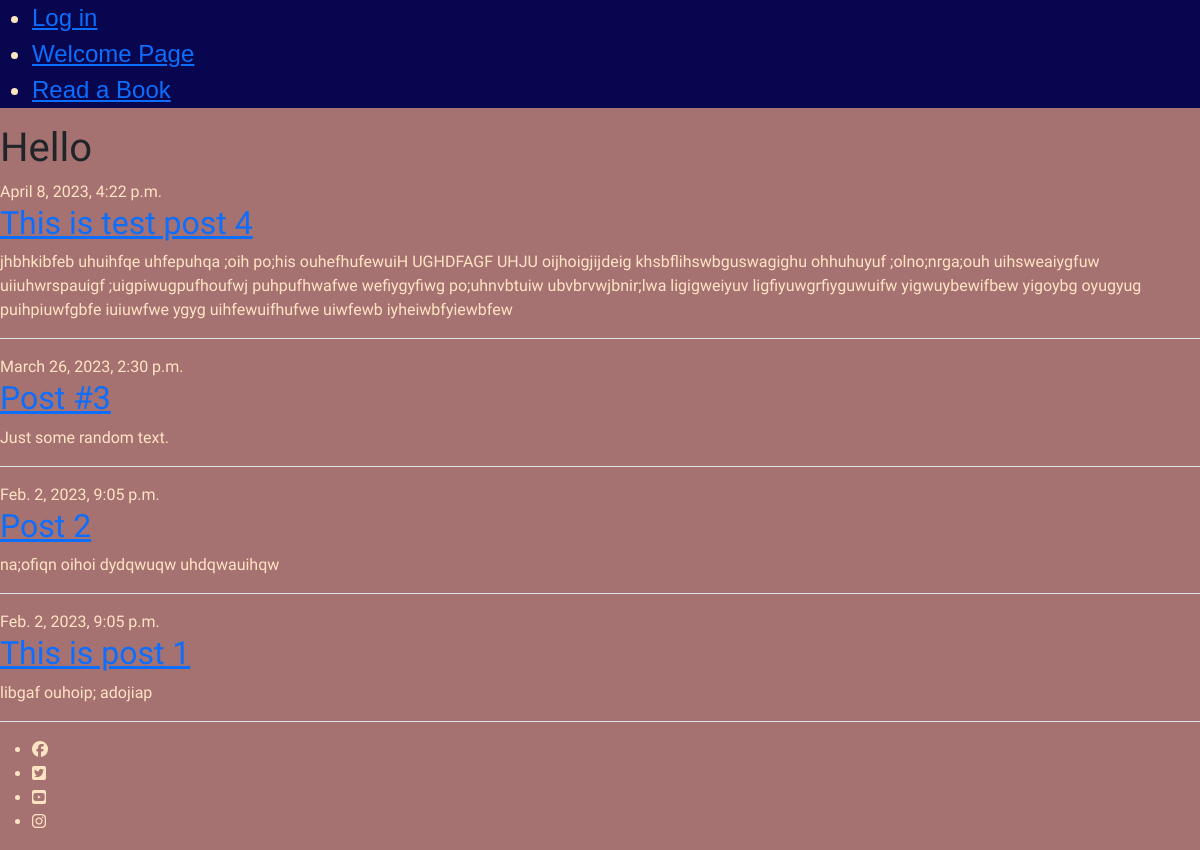
Screenshot of /blog/ with the database file from the repository.
### blog/models.py (models this page shows, shortened)
class Post(models.Model):
    author = models.ForeignKey(User, on_delete=models.DO_NOTHING)
    title = models.CharField(max_length=200)
    text = models.TextField()
    created_on = models.DateTimeField(default=timezone.now)
    created_date = models.DateTimeField(default=timezone.now)
    published_date = models.DateTimeField(blank=True, null=True)
    cover = CloudinaryField('image', null=True)
    likes = models.ManyToManyField(User, related_name='blog_likes', blank=True)
    updated = models.DateTimeField(auto_now_add=True)
    class Meta:
        ordering = ['-created_on']

### blog/views.py (the view)
# urls.py: path('blog/', views.postlist, name='postlist'),
def postlist(request):
    queryset = Post.objects.filter(published_date__lte=timezone.now()).order_by('-published_date')
    return render(request, 'blog/postlist.html', {'posts': queryset})

### blog/templates/blog/postlist.html (shortened to what this page needs)
{% extends "blog/base.html" %}
{% block content %}
    <h1>Hello</h1>
    {% for post in posts %}
        <div class="post border-bottom mb-3">
            <div class="date">
                {{ post.published_date }}
            </div>
            <a href="{% url 'detail' post.pk%}">
                <h2>{{ post.title }}</h2>
            </a>
            <p>{{ post.text }}</p>
        </div>
    {% endfor %}
{% endblock %}

### static/css/style.css (style rules this page uses)
* { margin: 0; padding: 0; box-sizing: border-box; color: bisque; }
body { background-color: rgba(99, 7, 7, 0.57); font-family: 'Gentium Book Plus', serif; }
.post { margin-bottom: 20px; }

### rows the page displays
Post: published_date "April 8, 2023, 4:22 p.m.", title "This is test post 4", text "jhbhkibfeb uhuihfqe uhfepuhqa ;oih po;his ouhefhufewuiH UGHDFAGF UHJU oijhoigjijdeig khsbflihswbguswagighu ohhuhuyuf ;olno;nrga;ouh uihsweaiygfuw uiiuhwrspauigf ;uigpiwugpufhoufwj puhpufhwafwe wefiygyfiwg po;uhnvbtuiw ubvbrvwjbnir;lwa ligigweiyuv ligfiyuwgrfiyguwuifw yigwuybewifbew yigoybg oyugyug puihpiuwfgbfe iuiuwfwe ygyg uihfewuifhufwe uiwfewb iyheiwbfyiewbfew"
Post: published_date "March 26, 2023, 2:30 p.m.", title "Post #3", text "Just some random text."
Post: published_date "Feb. 2, 2023, 9:05 p.m.", title "Post 2", text "na;ofiqn oihoi dydqwuqw uhdqwauihqw"
Post: published_date "Feb. 2, 2023, 9:05 p.m.", title "This is post 1", text "libgaf ouhoip; adojiap"
